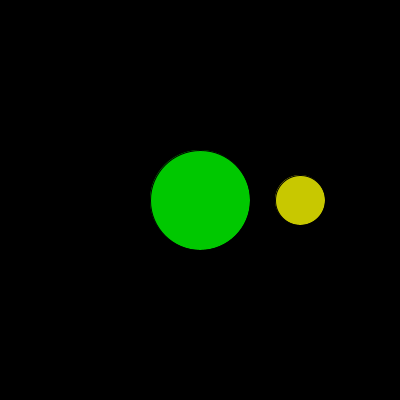
Frame 1 (no input)
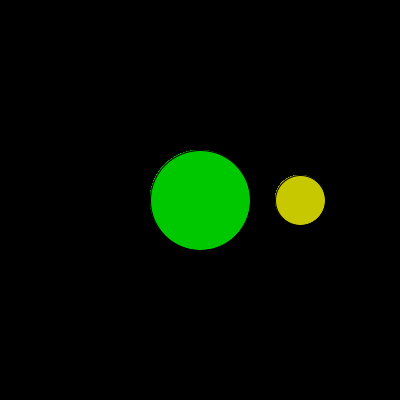
Frame 60 (the mouse pressed at the canvas centre just before this capture)
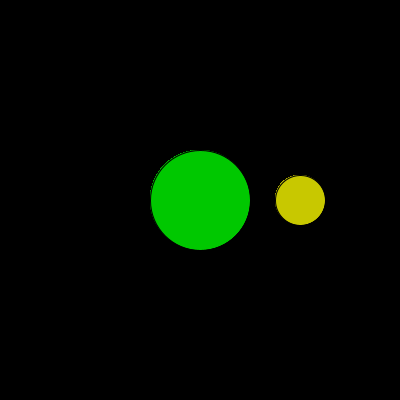
Frame 120 (the mouse held since frame 60 and released just before this capture)

The Processing sketch that drew these frames (run headless with seeded random() and noise(); from frame 60 on, the mouse is pressed at the canvas centre):

// Processing sketch: processing_130459
// ── processing_130459.pde

///Lauren Ruoff copyright 2014 ICE4
//lruoff

float x, y, diam;
color col;

void setup() 
{
  size(400, 400);
  background(0);
  
  x = 200;
  y = 200;
  diam = 100;
  col = color(200, 200, 0);
}

void draw() 
{
  drawcircle1 (x, y, diam);
  drawcircle2 (300, 200, 50, col);
}

void drawcircle1 (float x, float y, float diam)
{
 fill(0, 200, 0);
 ellipse(x, y, diam, diam); 
}

void drawcircle2 (float x, float y, float diam, color col)
{
 fill(col);
 ellipse(x, y, diam, diam);
}
